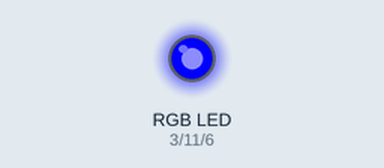
Recording of a sketch running on a simulated Arduino Uno, built with avr-gcc and run on an emulated ATmega328P. On the bench: an RGB LED mixed from three pins (HIGH = lit).

Above: at 0.05 s.
At 2.5 s:
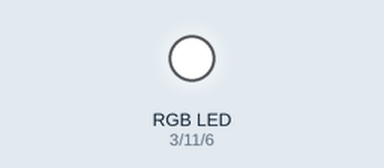
At 4.95 s:
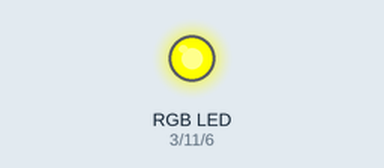
At 6.95 s:
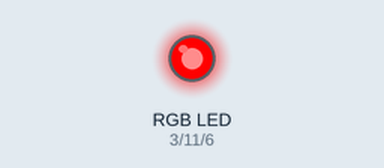
At 8.45 s:
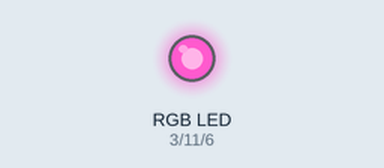
At 10.0 s:
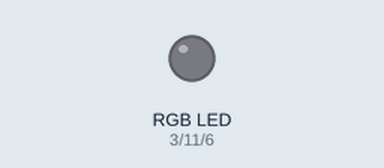
Timing chart, 0 to 13.0 s (numbered marks = the images above):
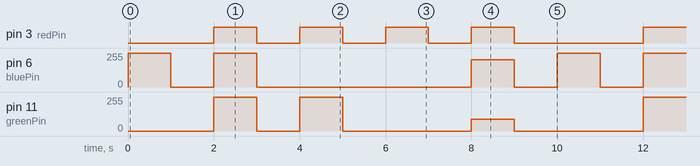

The sketch:

activity5_challenge_rgblight.ino
```cpp
int redPin = 3;
int greenPin = 11;
int bluePin = 6;
//disclaimer: from the testing, pin 6, 5, and 3 are the only pins that outputs analogWrite properly

//init pins
void setup() {
  pinMode(redPin, OUTPUT);
  pinMode(greenPin, OUTPUT);
  pinMode(bluePin, OUTPUT);
}

void clear(){
  analogWrite(redPin, 0); //puts 255 hue for red value
  analogWrite(greenPin, 0); //puts 255 hue for red value
  analogWrite(bluePin, 0); //puts 255 hue for red value
  delay(1000);
}
//write values for each pin
void loop() {
  analogWrite(redPin, 0); //puts 255 hue for red value
  analogWrite(greenPin, 0); //puts 255 hue for green value
  analogWrite(bluePin, 255); //puts 255 hue for blue value
  delay(1000);

  clear();

  analogWrite(redPin, 255); //puts 255 hue for red value
  analogWrite(greenPin, 255); //puts 255 hue for green value
  analogWrite(bluePin, 255); //puts 255 hue for blue value
  delay(1000);

  clear();

  analogWrite(redPin, 255); //puts 255 hue for red value
  analogWrite(greenPin, 255); //puts 255 hue for green value
  analogWrite(bluePin, 0); //puts 255 hue for blue value
  delay(1000);

  clear();

  analogWrite(redPin, 255); //puts 255 hue for red value
  analogWrite(greenPin, 0); //puts 255 hue for green value
  analogWrite(bluePin, 0); //puts 255 hue for blue value
  delay(1000);

  clear();

  analogWrite(redPin, 255); //puts 255 hue for red value
  analogWrite(greenPin, 90); //puts 255 hue for green value
  analogWrite(bluePin, 206); //puts 255 hue for blue value
  delay(1000);

  clear();

}
/*
1. blue
2. white
3. yellow
4. red
5. pink
*/
```

Measured:
- by itself, pin 3 (redPin): repeats every 10.0 s: 3 × (LOW 1.0 s, HIGH 1.0 s), LOW 3.0 s, HIGH 1.0 s
- by itself, pin 6 (bluePin): repeats every 10.0 s: 0/255 1.0 s, 255/255 1.0 s, 0/255 5.0 s, 206/255 1.0 s, 0/255 1.0 s, 255/255 1.0 s
- by itself, pin 11 (greenPin): repeats every 10.0 s: 0/255 1.0 s, 255/255 1.0 s, 0/255 3.0 s, 90/255 1.0 s, 0/255 3.0 s, 255/255 1.0 s
